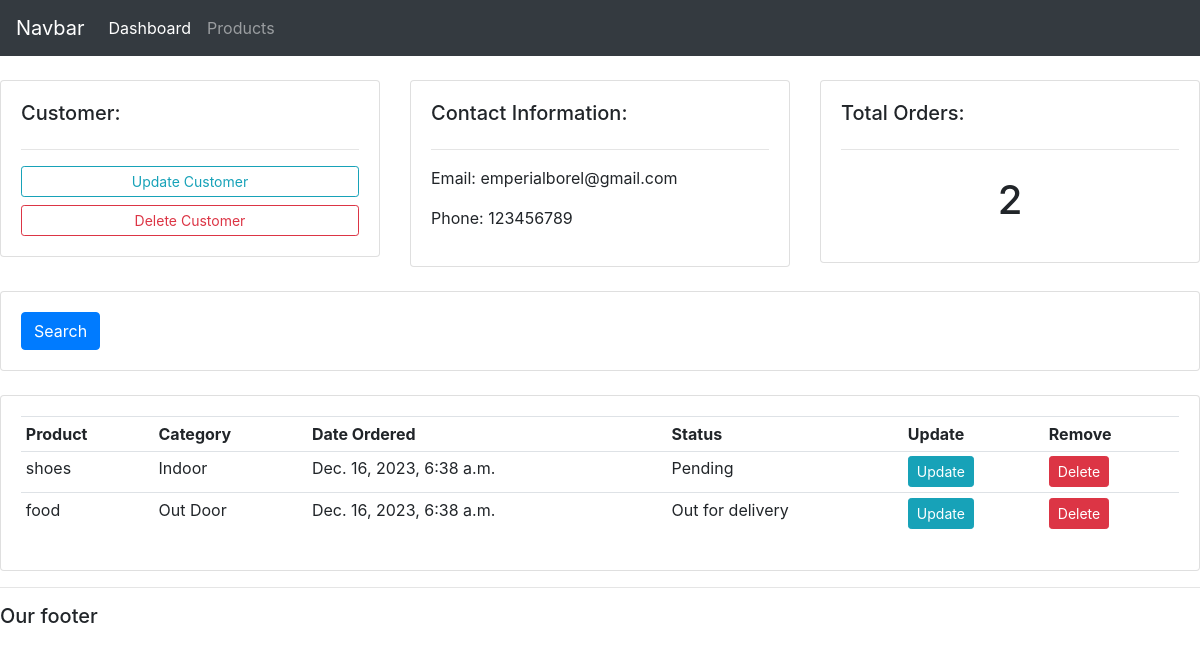
The app's page /customer/1/, older data.
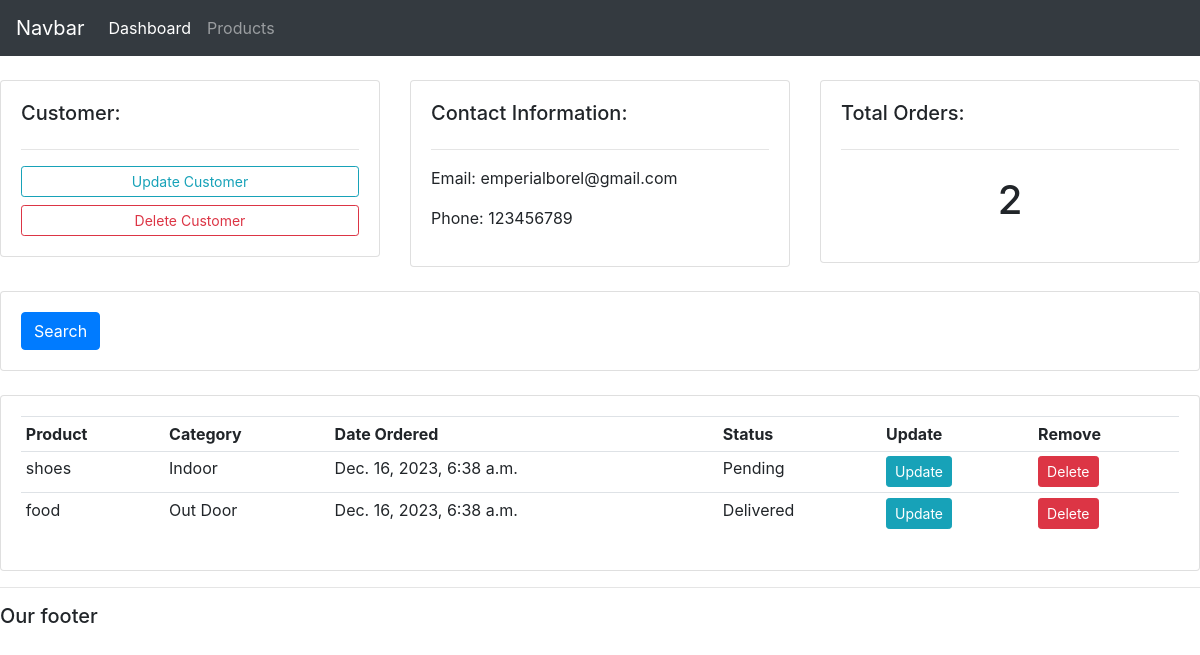
The same page, newer data.
### accounts/models.py (models this page shows, shortened)
class Order(models.Model):
    STATUS = (
        ('Pending', 'Pending'),
        ('Out for delivery', 'Out for delivery'),
        ('Delivered', 'Delivered')
    )
    customer = models.ForeignKey(Customer, null=True, on_delete=models.SET_NULL)
    product = models.ForeignKey(Product, null=True, on_delete=models.SET_NULL)
    date_created = models.DateTimeField(auto_now_add=True, null=True)
    status = models.CharField(max_length=200, null=True, choices=STATUS)

class Product(models.Model):
    CATEGORY = (
        ('Indoor', 'Indoor'),
        ('Out Door', 'Out Door'),
    )
    name = models.CharField(max_length=200, null=True)
    price = models.FloatField(null=True)
    category = models.CharField(max_length=200, null=True, choices=CATEGORY)
    description = models.CharField(max_length=200, null=True, blank=True)
    date_created = models.DateTimeField(auto_now_add=True, null=True)
    tags = models.ManyToManyField(Tag)

### accounts/views.py (the view)
# urls.py: path('customer/<str:pk>/', views.customer, name="customer"),
def customer(request, pk):
    customer = Customer.objects.get(id=pk)
    orders = customer.order_set.all()
    order_count = orders.count
    context = {'customer':customer, 'orders':orders, 'order_count':order_count}
    return render(request, 'accounts/customer.html', context)

### accounts/templates/accounts/customer.html
{% extends 'accounts/main.html' %}
{% block content %}
<br>
<div class="row">
    <div class="col-md">
        <div class="card card-body">
            <h5>Customer:</h5>
            <hr>
            <a class="btn btn-outline-info btn-sm btn-block" href="">Update Customer</a>
            <a class="btn btn-outline-danger btn-sm btn-block" href="">Delete Customer</a>
        </div>
    </div>
    <div class="col-md">
        <div class="card card-body">
            <h5>Contact Information:</h5>
            <hr>
            <p>Email: {{customer.email}}</p>
            <p>Phone: {{customer.phone}}</p>
        </div>
    </div>
    <div class="col-md">
        <div class="card card-body">
            <h5>Total Orders:</h5>
            <hr>
            <h1 style="text-align: center; padding:10px;">{{order_count}}</h1>
        </div>
    </div>
</div>
<br>
<div class="row">
    <div class="col">
        <div class="card card-body">
            <form action="" method="get">
                <button class="btn btn-primary" type="submit">Search</button>
            </form>
        </div>
    </div>
</div>
<br>
<div class="row">
    <div class="col-md">
        <div class="card card-body">
            <table class="table table-sm">
                <tr>
                    <th>Product</th>
                    <th>Category</th>
                    <th>Date Ordered</th>
                    <th>Status</th>
                    <th>Update</th>
                    <th>Remove</th>
                </tr>
                {% for order in orders %}
                    <tr>
                        <td>{{order.product.name}}</td>
                        <td>{{order.product.category}}</td>
                        <td>{{order.date_created}}</td>
                        <td>{{order.status}}</td>
                        <td><a class="btn btn-sm btn-info" href="{% url 'update_order' order.id %}">Update</a></td>
                        <td><a class="btn btn-sm btn-danger" href="{% url 'delete_order' order.id %}">Delete</a></td>
                    </tr>
                {% endfor %}
            </table>
        </div>
    </div>
</div>
{% endblock %}

Row changes from the older to the newer data that the page shows:
changed Order "food": status "Out for delivery" → "Delivered"
